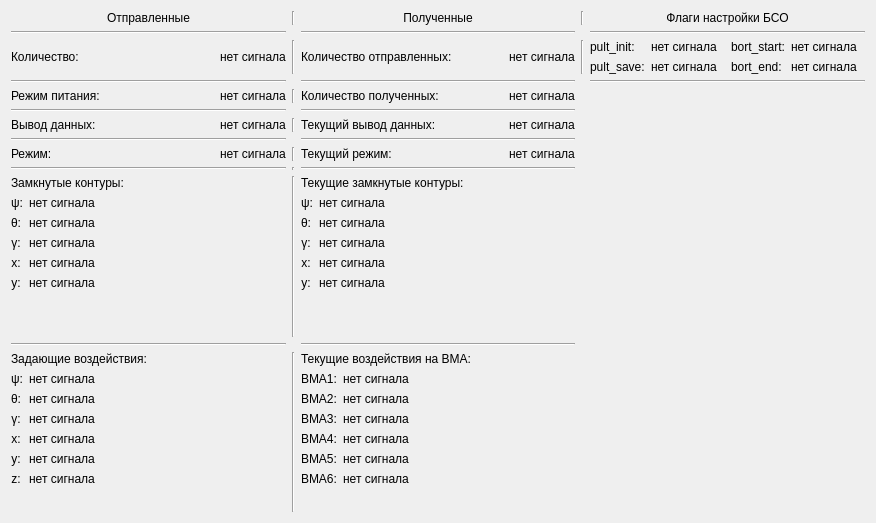
<?xml version="1.0" encoding="UTF-8"?>
<ui version="4.0">
 <class>CheckMsg</class>
 <widget class="QWidget" name="CheckMsg">
  <property name="geometry">
   <rect>
    <x>0</x>
    <y>0</y>
    <width>876</width>
    <height>523</height>
   </rect>
  </property>
  <property name="windowTitle">
   <string>Form</string>
  </property>
  <layout class="QVBoxLayout" name="verticalLayout">
   <item>
    <layout class="QGridLayout" name="gridLayout_tab_setupMsg">
     <item row="9" column="2">
      <widget class="Line" name="line_12">
       <property name="orientation">
        <enum>Qt::Horizontal</enum>
       </property>
      </widget>
     </item>
     <item row="2" column="2">
      <layout class="QHBoxLayout" name="horizontalLayout_tab_setupMsg_received_checksum_send">
       <item>
        <widget class="QLabel" name="label_tab_setupMsg_received_checksum_send_name">
         <property name="sizePolicy">
          <sizepolicy hsizetype="Preferred" vsizetype="Maximum">
           <horstretch>0</horstretch>
           <verstretch>0</verstretch>
          </sizepolicy>
         </property>
         <property name="text">
          <string>Количество отправленных:</string>
         </property>
        </widget>
       </item>
       <item>
        <widget class="QLabel" name="label_tab_setupMsg_received_checksum_send_count">
         <property name="sizePolicy">
          <sizepolicy hsizetype="Maximum" vsizetype="Maximum">
           <horstretch>0</horstretch>
           <verstretch>0</verstretch>
          </sizepolicy>
         </property>
         <property name="text">
          <string>нет сигнала</string>
         </property>
         <property name="alignment">
          <set>Qt::AlignCenter</set>
         </property>
        </widget>
       </item>
      </layout>
     </item>
     <item row="11" column="0">
      <widget class="Line" name="line_5">
       <property name="orientation">
        <enum>Qt::Horizontal</enum>
       </property>
      </widget>
     </item>
     <item row="0" column="2">
      <widget class="QLabel" name="label_tab_setupMsg_received_title">
       <property name="sizePolicy">
        <sizepolicy hsizetype="Preferred" vsizetype="Maximum">
         <horstretch>0</horstretch>
         <verstretch>0</verstretch>
        </sizepolicy>
       </property>
       <property name="text">
        <string>Полученные</string>
       </property>
       <property name="alignment">
        <set>Qt::AlignCenter</set>
       </property>
      </widget>
     </item>
     <item row="2" column="0">
      <layout class="QHBoxLayout" name="horizontalLayout_checksum">
       <property name="spacing">
        <number>5</number>
       </property>
       <property name="sizeConstraint">
        <enum>QLayout::SetDefaultConstraint</enum>
       </property>
       <item>
        <widget class="QLabel" name="label_checksum_name">
         <property name="sizePolicy">
          <sizepolicy hsizetype="Preferred" vsizetype="Maximum">
           <horstretch>0</horstretch>
           <verstretch>0</verstretch>
          </sizepolicy>
         </property>
         <property name="text">
          <string>Количество:</string>
         </property>
        </widget>
       </item>
       <item>
        <widget class="QLabel" name="label_tab_setupMsg_send_checksum_count">
         <property name="sizePolicy">
          <sizepolicy hsizetype="Maximum" vsizetype="Maximum">
           <horstretch>0</horstretch>
           <verstretch>0</verstretch>
          </sizepolicy>
         </property>
         <property name="text">
          <string>нет сигнала</string>
         </property>
         <property name="alignment">
          <set>Qt::AlignCenter</set>
         </property>
        </widget>
       </item>
      </layout>
     </item>
     <item row="0" column="4">
      <widget class="QLabel" name="label_36">
       <property name="text">
        <string>Флаги настройки БСО</string>
       </property>
       <property name="alignment">
        <set>Qt::AlignCenter</set>
       </property>
      </widget>
     </item>
     <item row="7" column="0">
      <widget class="Line" name="line_3">
       <property name="orientation">
        <enum>Qt::Horizontal</enum>
       </property>
      </widget>
     </item>
     <item row="9" column="0">
      <widget class="Line" name="line_4">
       <property name="orientation">
        <enum>Qt::Horizontal</enum>
       </property>
      </widget>
     </item>
     <item row="8" column="2">
      <layout class="QHBoxLayout" name="horizontalLayout_tab_setupMsg_received_cSMode">
       <item>
        <widget class="QLabel" name="label_tab_setupMsg_received_cSMode_name">
         <property name="sizePolicy">
          <sizepolicy hsizetype="Preferred" vsizetype="Maximum">
           <horstretch>0</horstretch>
           <verstretch>0</verstretch>
          </sizepolicy>
         </property>
         <property name="text">
          <string>Текущий режим:</string>
         </property>
        </widget>
       </item>
       <item>
        <widget class="QLabel" name="label_tab_setupMsg_received_cSMode_count">
         <property name="sizePolicy">
          <sizepolicy hsizetype="Maximum" vsizetype="Maximum">
           <horstretch>0</horstretch>
           <verstretch>0</verstretch>
          </sizepolicy>
         </property>
         <property name="text">
          <string>нет сигнала</string>
         </property>
         <property name="alignment">
          <set>Qt::AlignCenter</set>
         </property>
        </widget>
       </item>
      </layout>
     </item>
     <item row="10" column="0">
      <layout class="QVBoxLayout" name="verticalLayout_controlContoursFlags">
       <item>
        <widget class="QLabel" name="label_controlContoursFlags_title">
         <property name="sizePolicy">
          <sizepolicy hsizetype="Preferred" vsizetype="Maximum">
           <horstretch>0</horstretch>
           <verstretch>0</verstretch>
          </sizepolicy>
         </property>
         <property name="text">
          <string>Замкнутые контуры:</string>
         </property>
        </widget>
       </item>
       <item>
        <layout class="QFormLayout" name="formLayout_horizontalLayout_controlContoursFlags_data">
         <item row="0" column="0">
          <widget class="QLabel" name="label_controlContoursFlags_data_name_yaw">
           <property name="sizePolicy">
            <sizepolicy hsizetype="Preferred" vsizetype="Preferred">
             <horstretch>0</horstretch>
             <verstretch>0</verstretch>
            </sizepolicy>
           </property>
           <property name="text">
            <string>ψ:</string>
           </property>
           <property name="alignment">
            <set>Qt::AlignCenter</set>
           </property>
          </widget>
         </item>
         <item row="0" column="1">
          <widget class="QLabel" name="label_tab_setupMsg_send_controlContoursFlags_data_flags_yaw">
           <property name="sizePolicy">
            <sizepolicy hsizetype="Maximum" vsizetype="Preferred">
             <horstretch>0</horstretch>
             <verstretch>0</verstretch>
            </sizepolicy>
           </property>
           <property name="text">
            <string>нет сигнала</string>
           </property>
           <property name="alignment">
            <set>Qt::AlignCenter</set>
           </property>
          </widget>
         </item>
         <item row="1" column="0">
          <widget class="QLabel" name="label_controlContoursFlags_data_name_pitch">
           <property name="sizePolicy">
            <sizepolicy hsizetype="Preferred" vsizetype="Preferred">
             <horstretch>0</horstretch>
             <verstretch>0</verstretch>
            </sizepolicy>
           </property>
           <property name="text">
            <string>θ:</string>
           </property>
           <property name="alignment">
            <set>Qt::AlignCenter</set>
           </property>
          </widget>
         </item>
         <item row="1" column="1">
          <widget class="QLabel" name="label_tab_setupMsg_send_controlContoursFlags_data_flags_pitch">
           <property name="sizePolicy">
            <sizepolicy hsizetype="Maximum" vsizetype="Preferred">
             <horstretch>0</horstretch>
             <verstretch>0</verstretch>
            </sizepolicy>
           </property>
           <property name="text">
            <string>нет сигнала</string>
           </property>
           <property name="alignment">
            <set>Qt::AlignCenter</set>
           </property>
          </widget>
         </item>
         <item row="2" column="0">
          <widget class="QLabel" name="label_label_controlContoursFlags_data_name_roll">
           <property name="sizePolicy">
            <sizepolicy hsizetype="Preferred" vsizetype="Preferred">
             <horstretch>0</horstretch>
             <verstretch>0</verstretch>
            </sizepolicy>
           </property>
           <property name="text">
            <string>γ:</string>
           </property>
           <property name="alignment">
            <set>Qt::AlignCenter</set>
           </property>
          </widget>
         </item>
         <item row="2" column="1">
          <widget class="QLabel" name="label_tab_setupMsg_send_controlContoursFlags_data_flags_roll">
           <property name="sizePolicy">
            <sizepolicy hsizetype="Maximum" vsizetype="Preferred">
             <horstretch>0</horstretch>
             <verstretch>0</verstretch>
            </sizepolicy>
           </property>
           <property name="text">
            <string>нет сигнала</string>
           </property>
           <property name="alignment">
            <set>Qt::AlignCenter</set>
           </property>
          </widget>
         </item>
         <item row="3" column="0">
          <widget class="QLabel" name="label_label_controlContoursFlags_data_name_march">
           <property name="sizePolicy">
            <sizepolicy hsizetype="Preferred" vsizetype="Preferred">
             <horstretch>0</horstretch>
             <verstretch>0</verstretch>
            </sizepolicy>
           </property>
           <property name="text">
            <string>x:</string>
           </property>
           <property name="alignment">
            <set>Qt::AlignCenter</set>
           </property>
          </widget>
         </item>
         <item row="3" column="1">
          <widget class="QLabel" name="label_tab_setupMsg_send_controlContoursFlags_data_flags_march">
           <property name="sizePolicy">
            <sizepolicy hsizetype="Maximum" vsizetype="Preferred">
             <horstretch>0</horstretch>
             <verstretch>0</verstretch>
            </sizepolicy>
           </property>
           <property name="text">
            <string>нет сигнала</string>
           </property>
           <property name="alignment">
            <set>Qt::AlignCenter</set>
           </property>
          </widget>
         </item>
         <item row="4" column="0">
          <widget class="QLabel" name="label_label_controlContoursFlags_data_name_lag">
           <property name="sizePolicy">
            <sizepolicy hsizetype="Preferred" vsizetype="Preferred">
             <horstretch>0</horstretch>
             <verstretch>0</verstretch>
            </sizepolicy>
           </property>
           <property name="text">
            <string>y:</string>
           </property>
           <property name="alignment">
            <set>Qt::AlignCenter</set>
           </property>
          </widget>
         </item>
         <item row="4" column="1">
          <widget class="QLabel" name="label_tab_setupMsg_send_controlContoursFlags_data_flags_lag">
           <property name="sizePolicy">
            <sizepolicy hsizetype="Maximum" vsizetype="Preferred">
             <horstretch>0</horstretch>
             <verstretch>0</verstretch>
            </sizepolicy>
           </property>
           <property name="text">
            <string>нет сигнала</string>
           </property>
           <property name="alignment">
            <set>Qt::AlignCenter</set>
           </property>
          </widget>
         </item>
        </layout>
       </item>
      </layout>
     </item>
     <item row="3" column="4">
      <widget class="Line" name="line_39">
       <property name="orientation">
        <enum>Qt::Horizontal</enum>
       </property>
      </widget>
     </item>
     <item row="0" column="0">
      <widget class="QLabel" name="label_tab_setupMsg_titleSend">
       <property name="sizePolicy">
        <sizepolicy hsizetype="Preferred" vsizetype="Maximum">
         <horstretch>0</horstretch>
         <verstretch>0</verstretch>
        </sizepolicy>
       </property>
       <property name="text">
        <string>Отправленные</string>
       </property>
       <property name="alignment">
        <set>Qt::AlignCenter</set>
       </property>
      </widget>
     </item>
     <item row="12" column="0">
      <layout class="QVBoxLayout" name="verticalLayout_Impact">
       <item>
        <widget class="QLabel" name="label_Impact_title">
         <property name="sizePolicy">
          <sizepolicy hsizetype="Preferred" vsizetype="Maximum">
           <horstretch>0</horstretch>
           <verstretch>0</verstretch>
          </sizepolicy>
         </property>
         <property name="text">
          <string>Задающие воздействия:</string>
         </property>
        </widget>
       </item>
       <item>
        <layout class="QFormLayout" name="formLayout_horizontalLayout_Impact_data">
         <item row="0" column="0">
          <widget class="QLabel" name="label_Impact_data_name_yaw">
           <property name="sizePolicy">
            <sizepolicy hsizetype="Preferred" vsizetype="Preferred">
             <horstretch>0</horstretch>
             <verstretch>0</verstretch>
            </sizepolicy>
           </property>
           <property name="text">
            <string>ψ:</string>
           </property>
           <property name="alignment">
            <set>Qt::AlignCenter</set>
           </property>
          </widget>
         </item>
         <item row="0" column="1">
          <widget class="QLabel" name="label_tab_setupMsg_send_Impact_data_count_yaw">
           <property name="sizePolicy">
            <sizepolicy hsizetype="Maximum" vsizetype="Preferred">
             <horstretch>0</horstretch>
             <verstretch>0</verstretch>
            </sizepolicy>
           </property>
           <property name="text">
            <string>нет сигнала</string>
           </property>
           <property name="alignment">
            <set>Qt::AlignCenter</set>
           </property>
          </widget>
         </item>
         <item row="1" column="0">
          <widget class="QLabel" name="label_Impact_data_name_pitch">
           <property name="sizePolicy">
            <sizepolicy hsizetype="Preferred" vsizetype="Preferred">
             <horstretch>0</horstretch>
             <verstretch>0</verstretch>
            </sizepolicy>
           </property>
           <property name="text">
            <string>θ:</string>
           </property>
           <property name="alignment">
            <set>Qt::AlignCenter</set>
           </property>
          </widget>
         </item>
         <item row="1" column="1">
          <widget class="QLabel" name="label_tab_setupMsg_send_Impact_data_count_pitch">
           <property name="sizePolicy">
            <sizepolicy hsizetype="Maximum" vsizetype="Preferred">
             <horstretch>0</horstretch>
             <verstretch>0</verstretch>
            </sizepolicy>
           </property>
           <property name="text">
            <string>нет сигнала</string>
           </property>
           <property name="alignment">
            <set>Qt::AlignCenter</set>
           </property>
          </widget>
         </item>
         <item row="2" column="0">
          <widget class="QLabel" name="label_Impact_data_name_roll">
           <property name="sizePolicy">
            <sizepolicy hsizetype="Preferred" vsizetype="Preferred">
             <horstretch>0</horstretch>
             <verstretch>0</verstretch>
            </sizepolicy>
           </property>
           <property name="text">
            <string>γ:</string>
           </property>
           <property name="alignment">
            <set>Qt::AlignCenter</set>
           </property>
          </widget>
         </item>
         <item row="2" column="1">
          <widget class="QLabel" name="label_tab_setupMsg_send_Impact_data_count_roll">
           <property name="sizePolicy">
            <sizepolicy hsizetype="Maximum" vsizetype="Preferred">
             <horstretch>0</horstretch>
             <verstretch>0</verstretch>
            </sizepolicy>
           </property>
           <property name="text">
            <string>нет сигнала</string>
           </property>
           <property name="alignment">
            <set>Qt::AlignCenter</set>
           </property>
          </widget>
         </item>
         <item row="3" column="0">
          <widget class="QLabel" name="label_Impact_data_name_march">
           <property name="sizePolicy">
            <sizepolicy hsizetype="Preferred" vsizetype="Preferred">
             <horstretch>0</horstretch>
             <verstretch>0</verstretch>
            </sizepolicy>
           </property>
           <property name="text">
            <string>x:</string>
           </property>
           <property name="alignment">
            <set>Qt::AlignCenter</set>
           </property>
          </widget>
         </item>
         <item row="3" column="1">
          <widget class="QLabel" name="label_tab_setupMsg_send_Impact_data_count_march">
           <property name="sizePolicy">
            <sizepolicy hsizetype="Maximum" vsizetype="Preferred">
             <horstretch>0</horstretch>
             <verstretch>0</verstretch>
            </sizepolicy>
           </property>
           <property name="text">
            <string>нет сигнала</string>
           </property>
           <property name="alignment">
            <set>Qt::AlignCenter</set>
           </property>
          </widget>
         </item>
         <item row="4" column="0">
          <widget class="QLabel" name="label_Impact_data_name_lag">
           <property name="sizePolicy">
            <sizepolicy hsizetype="Preferred" vsizetype="Preferred">
             <horstretch>0</horstretch>
             <verstretch>0</verstretch>
            </sizepolicy>
           </property>
           <property name="text">
            <string>y:</string>
           </property>
           <property name="alignment">
            <set>Qt::AlignCenter</set>
           </property>
          </widget>
         </item>
         <item row="4" column="1">
          <widget class="QLabel" name="label_tab_setupMsg_send_Impact_data_count_lag">
           <property name="sizePolicy">
            <sizepolicy hsizetype="Maximum" vsizetype="Preferred">
             <horstretch>0</horstretch>
             <verstretch>0</verstretch>
            </sizepolicy>
           </property>
           <property name="text">
            <string>нет сигнала</string>
           </property>
           <property name="alignment">
            <set>Qt::AlignCenter</set>
           </property>
          </widget>
         </item>
         <item row="5" column="0">
          <widget class="QLabel" name="label_Impact_data_name_depth">
           <property name="sizePolicy">
            <sizepolicy hsizetype="Preferred" vsizetype="Preferred">
             <horstretch>0</horstretch>
             <verstretch>0</verstretch>
            </sizepolicy>
           </property>
           <property name="text">
            <string>z:</string>
           </property>
           <property name="alignment">
            <set>Qt::AlignCenter</set>
           </property>
          </widget>
         </item>
         <item row="5" column="1">
          <widget class="QLabel" name="label_tab_setupMsg_send_Impact_data_count_depth">
           <property name="sizePolicy">
            <sizepolicy hsizetype="Maximum" vsizetype="Preferred">
             <horstretch>0</horstretch>
             <verstretch>0</verstretch>
            </sizepolicy>
           </property>
           <property name="text">
            <string>нет сигнала</string>
           </property>
           <property name="alignment">
            <set>Qt::AlignCenter</set>
           </property>
          </widget>
         </item>
        </layout>
       </item>
      </layout>
     </item>
     <item row="4" column="1">
      <widget class="Line" name="line_19">
       <property name="orientation">
        <enum>Qt::Vertical</enum>
       </property>
      </widget>
     </item>
     <item row="3" column="2">
      <widget class="Line" name="line_8">
       <property name="orientation">
        <enum>Qt::Horizontal</enum>
       </property>
      </widget>
     </item>
     <item row="6" column="1">
      <widget class="Line" name="line_18">
       <property name="orientation">
        <enum>Qt::Vertical</enum>
       </property>
      </widget>
     </item>
     <item row="5" column="2">
      <widget class="Line" name="line_10">
       <property name="orientation">
        <enum>Qt::Horizontal</enum>
       </property>
      </widget>
     </item>
     <item row="1" column="4">
      <widget class="Line" name="line_14">
       <property name="orientation">
        <enum>Qt::Horizontal</enum>
       </property>
      </widget>
     </item>
     <item row="8" column="1">
      <widget class="Line" name="line_17">
       <property name="orientation">
        <enum>Qt::Vertical</enum>
       </property>
      </widget>
     </item>
     <item row="5" column="0">
      <widget class="Line" name="line_2">
       <property name="orientation">
        <enum>Qt::Horizontal</enum>
       </property>
      </widget>
     </item>
     <item row="4" column="2">
      <layout class="QHBoxLayout" name="horizontalLayout_tab_setupMsg_received_checksum_received">
       <item>
        <widget class="QLabel" name="label_tab_setupMsg_received_checksum_received_name">
         <property name="sizePolicy">
          <sizepolicy hsizetype="Preferred" vsizetype="Maximum">
           <horstretch>0</horstretch>
           <verstretch>0</verstretch>
          </sizepolicy>
         </property>
         <property name="text">
          <string>Количество полученных:</string>
         </property>
        </widget>
       </item>
       <item>
        <widget class="QLabel" name="labe_tab_setupMsg_received_checksum_received_count_">
         <property name="sizePolicy">
          <sizepolicy hsizetype="Maximum" vsizetype="Maximum">
           <horstretch>0</horstretch>
           <verstretch>0</verstretch>
          </sizepolicy>
         </property>
         <property name="text">
          <string>нет сигнала</string>
         </property>
         <property name="alignment">
          <set>Qt::AlignCenter</set>
         </property>
        </widget>
       </item>
      </layout>
     </item>
     <item row="8" column="0">
      <layout class="QHBoxLayout" name="horizontalLayout_cSMode">
       <item>
        <widget class="QLabel" name="label_cSMode_name">
         <property name="sizePolicy">
          <sizepolicy hsizetype="Preferred" vsizetype="Maximum">
           <horstretch>0</horstretch>
           <verstretch>0</verstretch>
          </sizepolicy>
         </property>
         <property name="text">
          <string>Режим:</string>
         </property>
        </widget>
       </item>
       <item>
        <widget class="QLabel" name="label_tab_setupMsg_send_cSMode_count">
         <property name="sizePolicy">
          <sizepolicy hsizetype="Maximum" vsizetype="Maximum">
           <horstretch>0</horstretch>
           <verstretch>0</verstretch>
          </sizepolicy>
         </property>
         <property name="text">
          <string>нет сигнала</string>
         </property>
         <property name="alignment">
          <set>Qt::AlignCenter</set>
         </property>
        </widget>
       </item>
      </layout>
     </item>
     <item row="6" column="2">
      <layout class="QHBoxLayout" name="horizontalLayout_tab_setupMsg_received_modeAUV_selection">
       <item>
        <widget class="QLabel" name="labelt_tab_setupMsg_received_modeAUV_selection_name">
         <property name="sizePolicy">
          <sizepolicy hsizetype="Preferred" vsizetype="Maximum">
           <horstretch>0</horstretch>
           <verstretch>0</verstretch>
          </sizepolicy>
         </property>
         <property name="text">
          <string>Текущий вывод данных:</string>
         </property>
        </widget>
       </item>
       <item>
        <widget class="QLabel" name="labelt_tab_setupMsg_received_modeAUV_selection_mode">
         <property name="sizePolicy">
          <sizepolicy hsizetype="Maximum" vsizetype="Maximum">
           <horstretch>0</horstretch>
           <verstretch>0</verstretch>
          </sizepolicy>
         </property>
         <property name="text">
          <string>нет сигнала</string>
         </property>
         <property name="alignment">
          <set>Qt::AlignCenter</set>
         </property>
        </widget>
       </item>
      </layout>
     </item>
     <item row="9" column="1">
      <widget class="Line" name="line_7">
       <property name="orientation">
        <enum>Qt::Vertical</enum>
       </property>
      </widget>
     </item>
     <item row="4" column="0">
      <layout class="QHBoxLayout" name="horizontalLayout_powerMode">
       <property name="spacing">
        <number>5</number>
       </property>
       <property name="sizeConstraint">
        <enum>QLayout::SetDefaultConstraint</enum>
       </property>
       <item>
        <widget class="QLabel" name="label_powerMode_name">
         <property name="sizePolicy">
          <sizepolicy hsizetype="Preferred" vsizetype="Maximum">
           <horstretch>0</horstretch>
           <verstretch>0</verstretch>
          </sizepolicy>
         </property>
         <property name="text">
          <string>Режим питания:</string>
         </property>
        </widget>
       </item>
       <item>
        <widget class="QLabel" name="label_tab_setupMsg_send_powerMode_count">
         <property name="sizePolicy">
          <sizepolicy hsizetype="Maximum" vsizetype="Maximum">
           <horstretch>0</horstretch>
           <verstretch>0</verstretch>
          </sizepolicy>
         </property>
         <property name="text">
          <string>нет сигнала</string>
         </property>
         <property name="alignment">
          <set>Qt::AlignCenter</set>
         </property>
        </widget>
       </item>
      </layout>
     </item>
     <item row="12" column="1">
      <widget class="Line" name="line_15">
       <property name="orientation">
        <enum>Qt::Vertical</enum>
       </property>
      </widget>
     </item>
     <item row="2" column="4">
      <layout class="QHBoxLayout" name="horizontalLayout_7">
       <item>
        <layout class="QFormLayout" name="formLayout_7">
         <item row="0" column="0">
          <widget class="QLabel" name="label_37">
           <property name="text">
            <string>pult_init:</string>
           </property>
          </widget>
         </item>
         <item row="0" column="1">
          <widget class="QLabel" name="label_tab_setupMsg_flagsSetupIMU_pult_init">
           <property name="text">
            <string>нет сигнала</string>
           </property>
          </widget>
         </item>
         <item row="1" column="0">
          <widget class="QLabel" name="label_40">
           <property name="text">
            <string>pult_save:</string>
           </property>
          </widget>
         </item>
         <item row="1" column="1">
          <widget class="QLabel" name="label_tab_setupMsg_flagsSetupIMU_pult_save">
           <property name="text">
            <string>нет сигнала</string>
           </property>
          </widget>
         </item>
        </layout>
       </item>
       <item>
        <layout class="QFormLayout" name="formLayout_6">
         <item row="0" column="0">
          <widget class="QLabel" name="label_41">
           <property name="text">
            <string>bort_start:</string>
           </property>
          </widget>
         </item>
         <item row="0" column="1">
          <widget class="QLabel" name="label_tab_setupMsg_flagsSetupIMU_bort_start">
           <property name="text">
            <string>нет сигнала</string>
           </property>
          </widget>
         </item>
         <item row="1" column="0">
          <widget class="QLabel" name="label_51">
           <property name="text">
            <string>bort_end:</string>
           </property>
          </widget>
         </item>
         <item row="1" column="1">
          <widget class="QLabel" name="label_tab_setupMsg_flagsSetupIMU_bort_end">
           <property name="text">
            <string>нет сигнала</string>
           </property>
          </widget>
         </item>
        </layout>
       </item>
      </layout>
     </item>
     <item row="7" column="2">
      <widget class="Line" name="line_11">
       <property name="orientation">
        <enum>Qt::Horizontal</enum>
       </property>
      </widget>
     </item>
     <item row="1" column="0">
      <widget class="Line" name="line_22">
       <property name="orientation">
        <enum>Qt::Horizontal</enum>
       </property>
      </widget>
     </item>
     <item row="0" column="1">
      <widget class="Line" name="line_21">
       <property name="orientation">
        <enum>Qt::Vertical</enum>
       </property>
      </widget>
     </item>
     <item row="10" column="2">
      <layout class="QVBoxLayout" name="verticalLayout_tab_setupMsg_received_controlContoursFlags" stretch="0,0">
       <item>
        <widget class="QLabel" name="label_tab_setupMsg_received_controlContoursFlags_title">
         <property name="sizePolicy">
          <sizepolicy hsizetype="Preferred" vsizetype="Maximum">
           <horstretch>0</horstretch>
           <verstretch>0</verstretch>
          </sizepolicy>
         </property>
         <property name="text">
          <string>Текущие замкнутые контуры:</string>
         </property>
        </widget>
       </item>
       <item>
        <layout class="QFormLayout" name="formLayout_tab_setupMsg_received_controlContoursFlags_data">
         <item row="0" column="0">
          <widget class="QLabel" name="label_tab_setupMsg_received_controlContoursFlags_data_name_yaw">
           <property name="sizePolicy">
            <sizepolicy hsizetype="Preferred" vsizetype="Preferred">
             <horstretch>0</horstretch>
             <verstretch>0</verstretch>
            </sizepolicy>
           </property>
           <property name="text">
            <string>ψ:</string>
           </property>
           <property name="alignment">
            <set>Qt::AlignCenter</set>
           </property>
          </widget>
         </item>
         <item row="0" column="1">
          <widget class="QLabel" name="label_tab_setupMsg_received_controlContoursFlags_data_flags_yaw">
           <property name="sizePolicy">
            <sizepolicy hsizetype="Maximum" vsizetype="Preferred">
             <horstretch>0</horstretch>
             <verstretch>0</verstretch>
            </sizepolicy>
           </property>
           <property name="text">
            <string>нет сигнала</string>
           </property>
           <property name="alignment">
            <set>Qt::AlignCenter</set>
           </property>
          </widget>
         </item>
         <item row="1" column="0">
          <widget class="QLabel" name="label_tab_setupMsg_received_controlContoursFlags_data_name_pitch">
           <property name="sizePolicy">
            <sizepolicy hsizetype="Preferred" vsizetype="Preferred">
             <horstretch>0</horstretch>
             <verstretch>0</verstretch>
            </sizepolicy>
           </property>
           <property name="text">
            <string>θ:</string>
           </property>
           <property name="alignment">
            <set>Qt::AlignCenter</set>
           </property>
          </widget>
         </item>
         <item row="1" column="1">
          <widget class="QLabel" name="label_tab_setupMsg_received_controlContoursFlags_data_flags_pitch">
           <property name="sizePolicy">
            <sizepolicy hsizetype="Maximum" vsizetype="Preferred">
             <horstretch>0</horstretch>
             <verstretch>0</verstretch>
            </sizepolicy>
           </property>
           <property name="text">
            <string>нет сигнала</string>
           </property>
           <property name="alignment">
            <set>Qt::AlignCenter</set>
           </property>
          </widget>
         </item>
         <item row="2" column="0">
          <widget class="QLabel" name="label_tab_setupMsg_received_controlContoursFlags_data_name_roll">
           <property name="sizePolicy">
            <sizepolicy hsizetype="Preferred" vsizetype="Preferred">
             <horstretch>0</horstretch>
             <verstretch>0</verstretch>
            </sizepolicy>
           </property>
           <property name="text">
            <string>γ:</string>
           </property>
           <property name="alignment">
            <set>Qt::AlignCenter</set>
           </property>
          </widget>
         </item>
         <item row="2" column="1">
          <widget class="QLabel" name="label_tab_setupMsg_received_controlContoursFlags_data_flags_roll">
           <property name="sizePolicy">
            <sizepolicy hsizetype="Maximum" vsizetype="Preferred">
             <horstretch>0</horstretch>
             <verstretch>0</verstretch>
            </sizepolicy>
           </property>
           <property name="text">
            <string>нет сигнала</string>
           </property>
           <property name="alignment">
            <set>Qt::AlignCenter</set>
           </property>
          </widget>
         </item>
         <item row="3" column="0">
          <widget class="QLabel" name="label_tab_setupMsg_received_controlContoursFlags_data_name_march">
           <property name="sizePolicy">
            <sizepolicy hsizetype="Preferred" vsizetype="Preferred">
             <horstretch>0</horstretch>
             <verstretch>0</verstretch>
            </sizepolicy>
           </property>
           <property name="text">
            <string>x:</string>
           </property>
           <property name="alignment">
            <set>Qt::AlignCenter</set>
           </property>
          </widget>
         </item>
         <item row="3" column="1">
          <widget class="QLabel" name="label_tab_setupMsg_received_controlContoursFlags_data_flags_march">
           <property name="sizePolicy">
            <sizepolicy hsizetype="Maximum" vsizetype="Preferred">
             <horstretch>0</horstretch>
             <verstretch>0</verstretch>
            </sizepolicy>
           </property>
           <property name="text">
            <string>нет сигнала</string>
           </property>
           <property name="alignment">
            <set>Qt::AlignCenter</set>
           </property>
          </widget>
         </item>
         <item row="4" column="0">
          <widget class="QLabel" name="label_tab_setupMsg_received_controlContoursFlags_data_name_lag">
           <property name="sizePolicy">
            <sizepolicy hsizetype="Preferred" vsizetype="Preferred">
             <horstretch>0</horstretch>
             <verstretch>0</verstretch>
            </sizepolicy>
           </property>
           <property name="text">
            <string>y:</string>
           </property>
           <property name="alignment">
            <set>Qt::AlignCenter</set>
           </property>
          </widget>
         </item>
         <item row="4" column="1">
          <widget class="QLabel" name="label_tab_setupMsg_received_controlContoursFlags_data_flags_lag">
           <property name="sizePolicy">
            <sizepolicy hsizetype="Maximum" vsizetype="Preferred">
             <horstretch>0</horstretch>
             <verstretch>0</verstretch>
            </sizepolicy>
           </property>
           <property name="text">
            <string>нет сигнала</string>
           </property>
           <property name="alignment">
            <set>Qt::AlignCenter</set>
           </property>
          </widget>
         </item>
        </layout>
       </item>
      </layout>
     </item>
     <item row="3" column="0">
      <widget class="Line" name="line">
       <property name="orientation">
        <enum>Qt::Horizontal</enum>
       </property>
      </widget>
     </item>
     <item row="11" column="2">
      <widget class="Line" name="line_13">
       <property name="orientation">
        <enum>Qt::Horizontal</enum>
       </property>
      </widget>
     </item>
     <item row="2" column="1">
      <widget class="Line" name="line_20">
       <property name="orientation">
        <enum>Qt::Vertical</enum>
       </property>
      </widget>
     </item>
     <item row="10" column="1">
      <widget class="Line" name="line_16">
       <property name="orientation">
        <enum>Qt::Vertical</enum>
       </property>
      </widget>
     </item>
     <item row="12" column="2">
      <layout class="QVBoxLayout" name="verticalLayout_tab_setupMsg_received_Impact">
       <item>
        <widget class="QLabel" name="label_tab_setupMsg_received_Impact_title">
         <property name="sizePolicy">
          <sizepolicy hsizetype="Preferred" vsizetype="Maximum">
           <horstretch>0</horstretch>
           <verstretch>0</verstretch>
          </sizepolicy>
         </property>
         <property name="text">
          <string>Текущие воздействия на ВМА:</string>
         </property>
        </widget>
       </item>
       <item>
        <layout class="QFormLayout" name="formLayout_tab_setupMsg_received_controlContoursFlags_data_3">
         <item row="0" column="0">
          <widget class="QLabel" name="label_tab_setupMsg_received_Impact_data_name_vma1">
           <property name="sizePolicy">
            <sizepolicy hsizetype="Preferred" vsizetype="Preferred">
             <horstretch>0</horstretch>
             <verstretch>0</verstretch>
            </sizepolicy>
           </property>
           <property name="text">
            <string>ВМА1:</string>
           </property>
           <property name="alignment">
            <set>Qt::AlignCenter</set>
           </property>
          </widget>
         </item>
         <item row="0" column="1">
          <widget class="QLabel" name="label_tab_setupMsg_received_Impact_data_count_vma1">
           <property name="sizePolicy">
            <sizepolicy hsizetype="Maximum" vsizetype="Preferred">
             <horstretch>0</horstretch>
             <verstretch>0</verstretch>
            </sizepolicy>
           </property>
           <property name="text">
            <string>нет сигнала</string>
           </property>
           <property name="alignment">
            <set>Qt::AlignCenter</set>
           </property>
          </widget>
         </item>
         <item row="1" column="0">
          <widget class="QLabel" name="label_tab_setupMsg_received_Impact_data_name_vma2">
           <property name="sizePolicy">
            <sizepolicy hsizetype="Preferred" vsizetype="Preferred">
             <horstretch>0</horstretch>
             <verstretch>0</verstretch>
            </sizepolicy>
           </property>
           <property name="text">
            <string>ВМА2:</string>
           </property>
           <property name="alignment">
            <set>Qt::AlignCenter</set>
           </property>
          </widget>
         </item>
         <item row="1" column="1">
          <widget class="QLabel" name="label_tab_setupMsg_received_Impact_data_count_vma2">
           <property name="sizePolicy">
            <sizepolicy hsizetype="Maximum" vsizetype="Preferred">
             <horstretch>0</horstretch>
             <verstretch>0</verstretch>
            </sizepolicy>
           </property>
           <property name="text">
            <string>нет сигнала</string>
           </property>
           <property name="alignment">
            <set>Qt::AlignCenter</set>
           </property>
          </widget>
         </item>
         <item row="2" column="0">
          <widget class="QLabel" name="label_tab_setupMsg_received_Impact_data_name_vma3">
           <property name="sizePolicy">
            <sizepolicy hsizetype="Preferred" vsizetype="Preferred">
             <horstretch>0</horstretch>
             <verstretch>0</verstretch>
            </sizepolicy>
           </property>
           <property name="text">
            <string>ВМА3:</string>
           </property>
           <property name="alignment">
            <set>Qt::AlignCenter</set>
           </property>
          </widget>
         </item>
         <item row="2" column="1">
          <widget class="QLabel" name="label_tab_setupMsg_received_Impact_data_count_vma3">
           <property name="sizePolicy">
            <sizepolicy hsizetype="Maximum" vsizetype="Preferred">
             <horstretch>0</horstretch>
             <verstretch>0</verstretch>
            </sizepolicy>
           </property>
           <property name="text">
            <string>нет сигнала</string>
           </property>
           <property name="alignment">
            <set>Qt::AlignCenter</set>
           </property>
          </widget>
         </item>
         <item row="3" column="1">
          <widget class="QLabel" name="label_tab_setupMsg_received_Impact_data_count_vma4">
           <property name="sizePolicy">
            <sizepolicy hsizetype="Maximum" vsizetype="Preferred">
             <horstretch>0</horstretch>
             <verstretch>0</verstretch>
            </sizepolicy>
           </property>
           <property name="text">
            <string>нет сигнала</string>
           </property>
           <property name="alignment">
            <set>Qt::AlignCenter</set>
           </property>
          </widget>
         </item>
         <item row="3" column="0">
          <widget class="QLabel" name="label_tab_setupMsg_received_Impact_data_name_vma4">
           <property name="sizePolicy">
            <sizepolicy hsizetype="Preferred" vsizetype="Preferred">
             <horstretch>0</horstretch>
             <verstretch>0</verstretch>
            </sizepolicy>
           </property>
           <property name="text">
            <string>ВМА4:</string>
           </property>
           <property name="alignment">
            <set>Qt::AlignCenter</set>
           </property>
          </widget>
         </item>
         <item row="4" column="1">
          <widget class="QLabel" name="label_tab_setupMsg_received_Impact_data_count_vma5">
           <property name="sizePolicy">
            <sizepolicy hsizetype="Maximum" vsizetype="Preferred">
             <horstretch>0</horstretch>
             <verstretch>0</verstretch>
            </sizepolicy>
           </property>
           <property name="text">
            <string>нет сигнала</string>
           </property>
           <property name="alignment">
            <set>Qt::AlignCenter</set>
           </property>
          </widget>
         </item>
         <item row="4" column="0">
          <widget class="QLabel" name="label_tab_setupMsg_received_Impact_data_name_vma5">
           <property name="sizePolicy">
            <sizepolicy hsizetype="Preferred" vsizetype="Preferred">
             <horstretch>0</horstretch>
             <verstretch>0</verstretch>
            </sizepolicy>
           </property>
           <property name="text">
            <string>ВМА5:</string>
           </property>
           <property name="alignment">
            <set>Qt::AlignCenter</set>
           </property>
          </widget>
         </item>
         <item row="5" column="0">
          <widget class="QLabel" name="label_tab_setupMsg_received_Impact_data_name_vma6">
           <property name="sizePolicy">
            <sizepolicy hsizetype="Preferred" vsizetype="Preferred">
             <horstretch>0</horstretch>
             <verstretch>0</verstretch>
            </sizepolicy>
           </property>
           <property name="text">
            <string>ВМА6:</string>
           </property>
           <property name="alignment">
            <set>Qt::AlignCenter</set>
           </property>
          </widget>
         </item>
         <item row="5" column="1">
          <widget class="QLabel" name="label_tab_setupMsg_received_Impact_data_count_vma6">
           <property name="sizePolicy">
            <sizepolicy hsizetype="Maximum" vsizetype="Preferred">
             <horstretch>0</horstretch>
             <verstretch>0</verstretch>
            </sizepolicy>
           </property>
           <property name="text">
            <string>нет сигнала</string>
           </property>
           <property name="alignment">
            <set>Qt::AlignCenter</set>
           </property>
          </widget>
         </item>
        </layout>
       </item>
      </layout>
     </item>
     <item row="6" column="0">
      <layout class="QHBoxLayout" name="horizontalLayout_modeAUV_selection">
       <item>
        <widget class="QLabel" name="label_modeAUV_selection_name">
         <property name="sizePolicy">
          <sizepolicy hsizetype="Preferred" vsizetype="Maximum">
           <horstretch>0</horstretch>
           <verstretch>0</verstretch>
          </sizepolicy>
         </property>
         <property name="text">
          <string>Вывод данных:</string>
         </property>
        </widget>
       </item>
       <item>
        <widget class="QLabel" name="label_tab_setupMsg_send_modeAUV_selection_mode">
         <property name="sizePolicy">
          <sizepolicy hsizetype="Maximum" vsizetype="Maximum">
           <horstretch>0</horstretch>
           <verstretch>0</verstretch>
          </sizepolicy>
         </property>
         <property name="text">
          <string>нет сигнала</string>
         </property>
         <property name="alignment">
          <set>Qt::AlignCenter</set>
         </property>
        </widget>
       </item>
      </layout>
     </item>
     <item row="1" column="2">
      <widget class="Line" name="line_9">
       <property name="orientation">
        <enum>Qt::Horizontal</enum>
       </property>
      </widget>
     </item>
     <item row="2" column="3">
      <widget class="Line" name="line_40">
       <property name="orientation">
        <enum>Qt::Vertical</enum>
       </property>
      </widget>
     </item>
     <item row="0" column="3">
      <widget class="Line" name="line_41">
       <property name="orientation">
        <enum>Qt::Vertical</enum>
       </property>
      </widget>
     </item>
    </layout>
   </item>
  </layout>
 </widget>
 <resources/>
 <connections/>
</ui>
